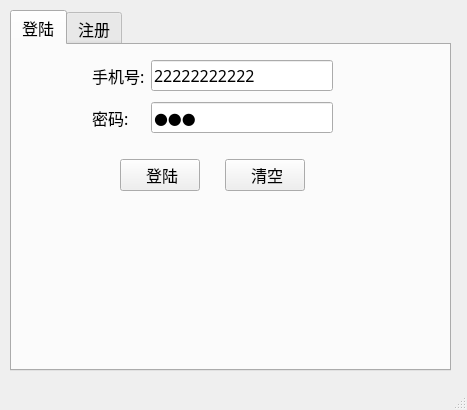
<?xml version="1.0" encoding="UTF-8"?>
<ui version="4.0">
 <class>LoginDia</class>
 <widget class="QMainWindow" name="LoginDia">
  <property name="geometry">
   <rect>
    <x>0</x>
    <y>0</y>
    <width>467</width>
    <height>410</height>
   </rect>
  </property>
  <property name="windowTitle">
   <string>登陆/ 注册</string>
  </property>
  <widget class="QWidget" name="centralwidget">
   <widget class="QTabWidget" name="tabWidget">
    <property name="geometry">
     <rect>
      <x>10</x>
      <y>10</y>
      <width>441</width>
      <height>361</height>
     </rect>
    </property>
    <property name="font">
     <font>
      <family>微软雅黑</family>
      <pointsize>12</pointsize>
     </font>
    </property>
    <property name="currentIndex">
     <number>0</number>
    </property>
    <widget class="QWidget" name="tab_login">
     <attribute name="title">
      <string>登陆</string>
     </attribute>
     <widget class="QWidget" name="layoutWidget">
      <property name="geometry">
       <rect>
        <x>80</x>
        <y>10</y>
        <width>241</width>
        <height>85</height>
       </rect>
      </property>
      <layout class="QGridLayout" name="gridLayout">
       <item row="0" column="1">
        <widget class="QLineEdit" name="le_tel">
         <property name="text">
          <string>22222222222</string>
         </property>
        </widget>
       </item>
       <item row="1" column="1">
        <widget class="QLineEdit" name="le_pass">
         <property name="text">
          <string>222</string>
         </property>
         <property name="echoMode">
          <enum>QLineEdit::Password</enum>
         </property>
        </widget>
       </item>
       <item row="1" column="0">
        <widget class="QLabel" name="l_pass">
         <property name="text">
          <string>密码:</string>
         </property>
        </widget>
       </item>
       <item row="0" column="0">
        <widget class="QLabel" name="l_tel">
         <property name="text">
          <string>手机号:</string>
         </property>
        </widget>
       </item>
      </layout>
     </widget>
     <widget class="QWidget" name="layoutWidget">
      <property name="geometry">
       <rect>
        <x>90</x>
        <y>110</y>
        <width>221</width>
        <height>41</height>
       </rect>
      </property>
      <layout class="QHBoxLayout" name="horizontalLayout">
       <item>
        <spacer name="horizontalSpacer_2">
         <property name="orientation">
          <enum>Qt::Horizontal</enum>
         </property>
         <property name="sizeHint" stdset="0">
          <size>
           <width>40</width>
           <height>20</height>
          </size>
         </property>
        </spacer>
       </item>
       <item>
        <widget class="QPushButton" name="pb_login">
         <property name="text">
          <string> 登陆</string>
         </property>
        </widget>
       </item>
       <item>
        <spacer name="horizontalSpacer">
         <property name="orientation">
          <enum>Qt::Horizontal</enum>
         </property>
         <property name="sizeHint" stdset="0">
          <size>
           <width>40</width>
           <height>20</height>
          </size>
         </property>
        </spacer>
       </item>
       <item>
        <widget class="QPushButton" name="pb_clear">
         <property name="text">
          <string> 清空</string>
         </property>
        </widget>
       </item>
       <item>
        <spacer name="horizontalSpacer_3">
         <property name="orientation">
          <enum>Qt::Horizontal</enum>
         </property>
         <property name="sizeHint" stdset="0">
          <size>
           <width>40</width>
           <height>20</height>
          </size>
         </property>
        </spacer>
       </item>
      </layout>
     </widget>
    </widget>
    <widget class="QWidget" name="tab_register">
     <property name="font">
      <font>
       <family>微软雅黑</family>
       <pointsize>11</pointsize>
      </font>
     </property>
     <attribute name="title">
      <string>注册</string>
     </attribute>
     <widget class="QWidget" name="layoutWidget">
      <property name="geometry">
       <rect>
        <x>20</x>
        <y>220</y>
        <width>231</width>
        <height>41</height>
       </rect>
      </property>
      <layout class="QHBoxLayout" name="horizontalLayout_6">
       <item>
        <widget class="QPushButton" name="pb_register">
         <property name="text">
          <string>注册</string>
         </property>
        </widget>
       </item>
       <item>
        <spacer name="horizontalSpacer_16">
         <property name="orientation">
          <enum>Qt::Horizontal</enum>
         </property>
         <property name="sizeHint" stdset="0">
          <size>
           <width>40</width>
           <height>20</height>
          </size>
         </property>
        </spacer>
       </item>
       <item>
        <widget class="QPushButton" name="pb_register_clear">
         <property name="text">
          <string> 清空</string>
         </property>
        </widget>
       </item>
      </layout>
     </widget>
     <widget class="QWidget" name="layoutWidget">
      <property name="geometry">
       <rect>
        <x>20</x>
        <y>20</y>
        <width>261</width>
        <height>191</height>
       </rect>
      </property>
      <layout class="QGridLayout" name="gridLayout_6">
       <item row="0" column="0">
        <widget class="QLabel" name="l_name">
         <property name="text">
          <string> 昵称:</string>
         </property>
        </widget>
       </item>
       <item row="0" column="1">
        <widget class="QLineEdit" name="le_name"/>
       </item>
       <item row="1" column="0">
        <widget class="QLabel" name="l_register_tel">
         <property name="text">
          <string>手机号:</string>
         </property>
        </widget>
       </item>
       <item row="1" column="1">
        <widget class="QLineEdit" name="le_register_tel"/>
       </item>
       <item row="2" column="0">
        <widget class="QLabel" name="l_register_pass">
         <property name="text">
          <string> 密码:</string>
         </property>
        </widget>
       </item>
       <item row="2" column="1">
        <widget class="QLineEdit" name="le_register_pass">
         <property name="echoMode">
          <enum>QLineEdit::Password</enum>
         </property>
        </widget>
       </item>
       <item row="3" column="0">
        <widget class="QLabel" name="l_pass_again">
         <property name="text">
          <string>确认密码:</string>
         </property>
        </widget>
       </item>
       <item row="3" column="1">
        <widget class="QLineEdit" name="le_pass_again">
         <property name="echoMode">
          <enum>QLineEdit::Password</enum>
         </property>
        </widget>
       </item>
      </layout>
     </widget>
     <widget class="QPushButton" name="pb_pianhao">
      <property name="geometry">
       <rect>
        <x>320</x>
        <y>260</y>
        <width>71</width>
        <height>41</height>
       </rect>
      </property>
      <property name="text">
       <string>偏好</string>
      </property>
     </widget>
     <widget class="QGroupBox" name="gb_pianhao">
      <property name="geometry">
       <rect>
        <x>290</x>
        <y>10</y>
        <width>151</width>
        <height>241</height>
       </rect>
      </property>
      <property name="font">
       <font>
        <family>微软雅黑</family>
        <pointsize>8</pointsize>
       </font>
      </property>
      <property name="title">
       <string/>
      </property>
      <widget class="QCheckBox" name="cb_all">
       <property name="geometry">
        <rect>
         <x>10</x>
         <y>10</y>
         <width>61</width>
         <height>21</height>
        </rect>
       </property>
       <property name="text">
        <string>全选</string>
       </property>
      </widget>
      <widget class="QCheckBox" name="cb_allno">
       <property name="geometry">
        <rect>
         <x>80</x>
         <y>10</y>
         <width>71</width>
         <height>21</height>
        </rect>
       </property>
       <property name="text">
        <string>全不选</string>
       </property>
      </widget>
      <widget class="QCheckBox" name="cb_food">
       <property name="geometry">
        <rect>
         <x>10</x>
         <y>60</y>
         <width>61</width>
         <height>21</height>
        </rect>
       </property>
       <property name="text">
        <string>美食</string>
       </property>
      </widget>
      <widget class="QCheckBox" name="cb_song">
       <property name="geometry">
        <rect>
         <x>80</x>
         <y>60</y>
         <width>71</width>
         <height>21</height>
        </rect>
       </property>
       <property name="text">
        <string>歌曲</string>
       </property>
      </widget>
      <widget class="QCheckBox" name="cb_fun">
       <property name="geometry">
        <rect>
         <x>10</x>
         <y>110</y>
         <width>61</width>
         <height>21</height>
        </rect>
       </property>
       <property name="text">
        <string>搞笑</string>
       </property>
      </widget>
      <widget class="QCheckBox" name="cb_video">
       <property name="geometry">
        <rect>
         <x>80</x>
         <y>110</y>
         <width>71</width>
         <height>21</height>
        </rect>
       </property>
       <property name="text">
        <string>影视</string>
       </property>
      </widget>
      <widget class="QCheckBox" name="cb_ennegy">
       <property name="geometry">
        <rect>
         <x>10</x>
         <y>160</y>
         <width>61</width>
         <height>21</height>
        </rect>
       </property>
       <property name="text">
        <string>正能量</string>
       </property>
      </widget>
      <widget class="QCheckBox" name="cb_outside">
       <property name="geometry">
        <rect>
         <x>80</x>
         <y>160</y>
         <width>71</width>
         <height>21</height>
        </rect>
       </property>
       <property name="text">
        <string>户外</string>
       </property>
      </widget>
      <widget class="QCheckBox" name="cb_dance">
       <property name="geometry">
        <rect>
         <x>10</x>
         <y>210</y>
         <width>61</width>
         <height>21</height>
        </rect>
       </property>
       <property name="text">
        <string>舞蹈</string>
       </property>
      </widget>
      <widget class="QCheckBox" name="cb_edu">
       <property name="geometry">
        <rect>
         <x>80</x>
         <y>210</y>
         <width>71</width>
         <height>21</height>
        </rect>
       </property>
       <property name="text">
        <string>教育</string>
       </property>
      </widget>
     </widget>
    </widget>
   </widget>
  </widget>
  <widget class="QMenuBar" name="menubar">
   <property name="geometry">
    <rect>
     <x>0</x>
     <y>0</y>
     <width>467</width>
     <height>25</height>
    </rect>
   </property>
  </widget>
  <widget class="QStatusBar" name="statusbar"/>
 </widget>
 <resources/>
 <connections/>
</ui>
